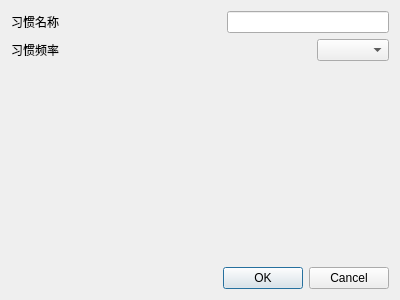
<?xml version="1.0" encoding="UTF-8"?>
<ui version="4.0">
 <class>AddHabitDialog</class>
 <widget class="QDialog" name="AddHabitDialog">
  <property name="geometry">
   <rect>
    <x>0</x>
    <y>0</y>
    <width>400</width>
    <height>300</height>
   </rect>
  </property>
  <property name="windowTitle">
   <string>Dialog</string>
  </property>
  <layout class="QGridLayout" name="gridLayout">
   <item row="0" column="0">
    <layout class="QHBoxLayout" name="horizontalLayout">
     <item>
      <widget class="QLabel" name="label">
       <property name="text">
        <string>习惯名称</string>
       </property>
      </widget>
     </item>
     <item>
      <spacer name="horizontalSpacer">
       <property name="orientation">
        <enum>Qt::Orientation::Horizontal</enum>
       </property>
       <property name="sizeHint" stdset="0">
        <size>
         <width>40</width>
         <height>20</height>
        </size>
       </property>
      </spacer>
     </item>
     <item>
      <widget class="QLineEdit" name="lineEdit_name"/>
     </item>
    </layout>
   </item>
   <item row="1" column="0">
    <layout class="QHBoxLayout" name="horizontalLayout_2">
     <item>
      <widget class="QLabel" name="label_2">
       <property name="text">
        <string>习惯频率</string>
       </property>
      </widget>
     </item>
     <item>
      <spacer name="horizontalSpacer_2">
       <property name="orientation">
        <enum>Qt::Orientation::Horizontal</enum>
       </property>
       <property name="sizeHint" stdset="0">
        <size>
         <width>40</width>
         <height>20</height>
        </size>
       </property>
      </spacer>
     </item>
     <item>
      <widget class="QComboBox" name="comboBox_frequency"/>
     </item>
    </layout>
   </item>
   <item row="2" column="0">
    <spacer name="verticalSpacer">
     <property name="orientation">
      <enum>Qt::Orientation::Vertical</enum>
     </property>
     <property name="sizeHint" stdset="0">
      <size>
       <width>20</width>
       <height>172</height>
      </size>
     </property>
    </spacer>
   </item>
   <item row="3" column="0">
    <widget class="QDialogButtonBox" name="buttonBox">
     <property name="orientation">
      <enum>Qt::Orientation::Horizontal</enum>
     </property>
     <property name="standardButtons">
      <set>QDialogButtonBox::StandardButton::Cancel|QDialogButtonBox::StandardButton::Ok</set>
     </property>
    </widget>
   </item>
  </layout>
 </widget>
 <resources/>
 <connections>
  <connection>
   <sender>buttonBox</sender>
   <signal>accepted()</signal>
   <receiver>AddHabitDialog</receiver>
   <slot>accept()</slot>
   <hints>
    <hint type="sourcelabel">
     <x>248</x>
     <y>254</y>
    </hint>
    <hint type="destinationlabel">
     <x>157</x>
     <y>274</y>
    </hint>
   </hints>
  </connection>
  <connection>
   <sender>buttonBox</sender>
   <signal>rejected()</signal>
   <receiver>AddHabitDialog</receiver>
   <slot>reject()</slot>
   <hints>
    <hint type="sourcelabel">
     <x>316</x>
     <y>260</y>
    </hint>
    <hint type="destinationlabel">
     <x>286</x>
     <y>274</y>
    </hint>
   </hints>
  </connection>
 </connections>
</ui>
